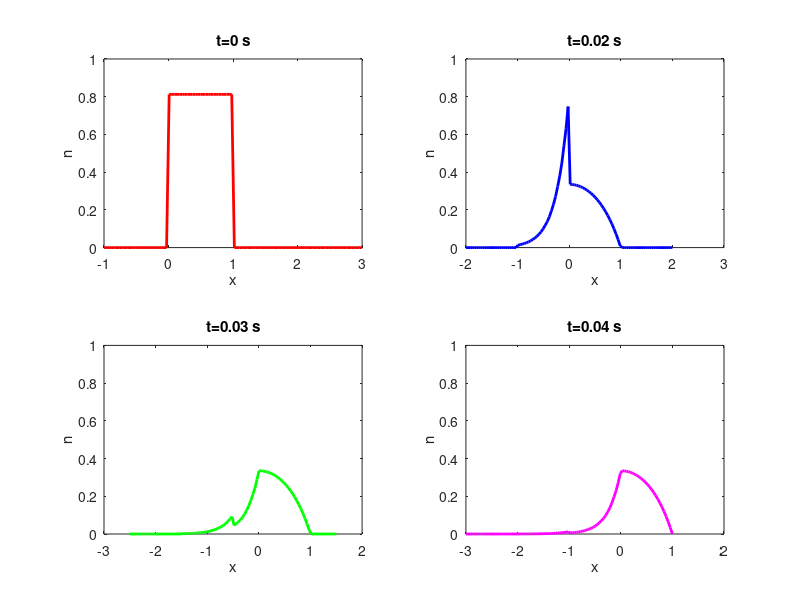

MATLAB code for this plot:


function muscle_char
close all
clear all
clc

% for constant stretch change sign of v as required
par.v = 50;

% v0=25;
% om=50;
% par.v=@(t) v0*sin(om*t);


% binding functions
par.f1=43.3;
par.g1=10;
par.g2=209;
par.h=1;
par.num = 100; % number of space points


% initial conditions
x0 = linspace(-1,3,par.num);
n0 = f(x0,par)./(f(x0,par) + g(x0,par));
y0 = [x0 n0];

output_times = linspace(0,0.04,5);
% integrate the odes, one for each x point
[tout,yout]=ode45(@(t,y)derivs(t,y,par),output_times,y0);

% All the real work is done now. The rest is just plotting the output.
figure(1)
subplot(2,2,1)
plot(yout(1,1:par.num),yout(1,par.num+1:2*par.num),'LineWidth',2,'r')
xlabel('x')
ylabel('n')
title('t=0 s')
ylim([0 1])

subplot(2,2,2)
plot(yout(3,1:par.num),yout(3,par.num+1:2*par.num),'LineWidth',2,'b')
xlabel('x')
ylabel('n')
title('t=0.02 s')
ylim([0 1])

subplot(2,2,3)
plot(yout(4,1:par.num),yout(4,par.num+1:2*par.num),'LineWidth',2,'g')
xlabel('x')
ylabel('n')
title('t=0.03 s')
ylim([0 1])

subplot(2,2,4)
plot(yout(5,1:par.num),yout(5,par.num+1:2*par.num),'LineWidth',2,'m')
xlabel('x')
ylabel('n')
title('t=0.04 s')
ylim([0 1])
end


%% ------------------------------------------------
% RHS of ode
function out = derivs(t,y,par)
x = y(1:par.num);
n = y(par.num+1:2*par.num);

out(1:par.num) = -par.v;
out(par.num+1:2*par.num) = (1-n).*f(x,par) - n.*g(x,par);

end

%% ------------
function out = f(x,par)
out = 0 + (x>0 & x<1).*(par.f1*x);
end

function out = g(x,par)
out = par.g2*(x<=0) + par.g1*x.*(x>0);
end






